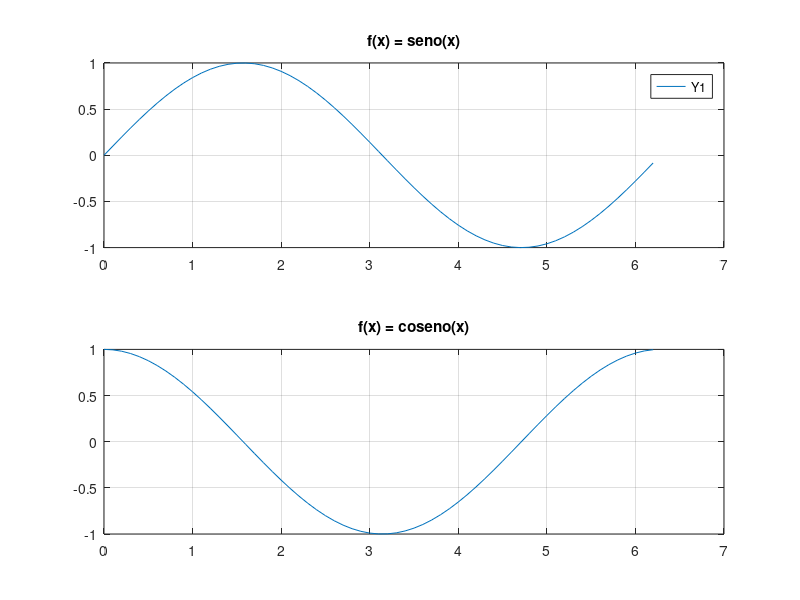

Source code (MATLAB):
%Multiples graficas en una ventana
%y = sen(x) , y = cos(x)
#consideremos ahora que se tienen que graficar varias funciones, sin embargo deben hacerse en diferentes graficas
#Por ejemplo las funciones y = sen(x) , y = cos(x)

x = 0:0.1: 2* pi;

y1 = sin(x);
y2 = cos(x);
subplot(2,1,1);
plot(x,y1, ";Y1;");
title('f(x) = seno(x)')
grid on

subplot(2,1,2);
plot(x, y2)
title('f(x) = coseno(x)')
grid on

